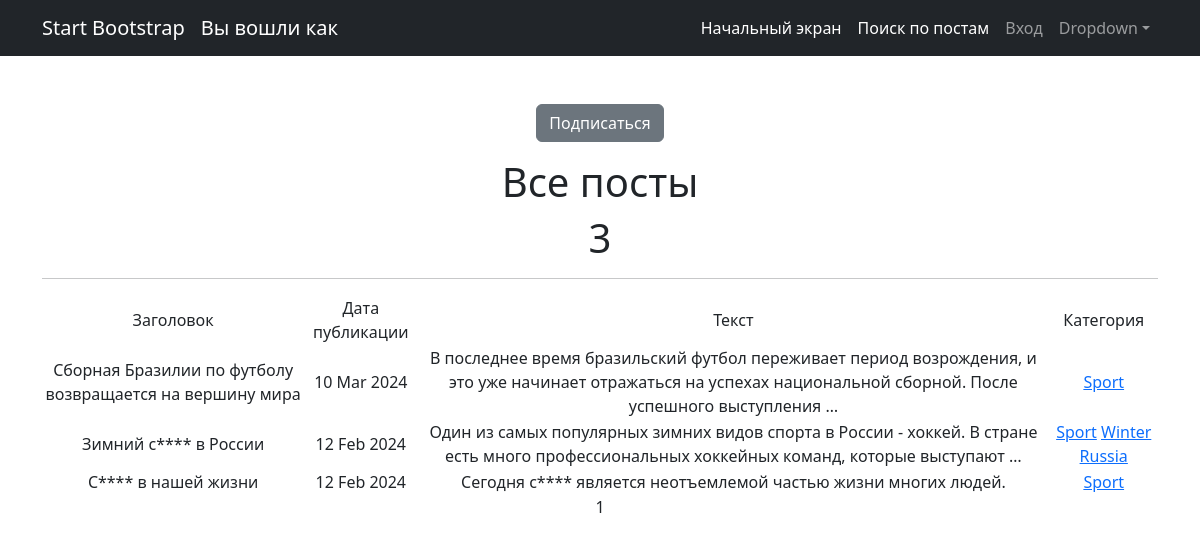
Page /posts/categories/1/ on the earlier database version.
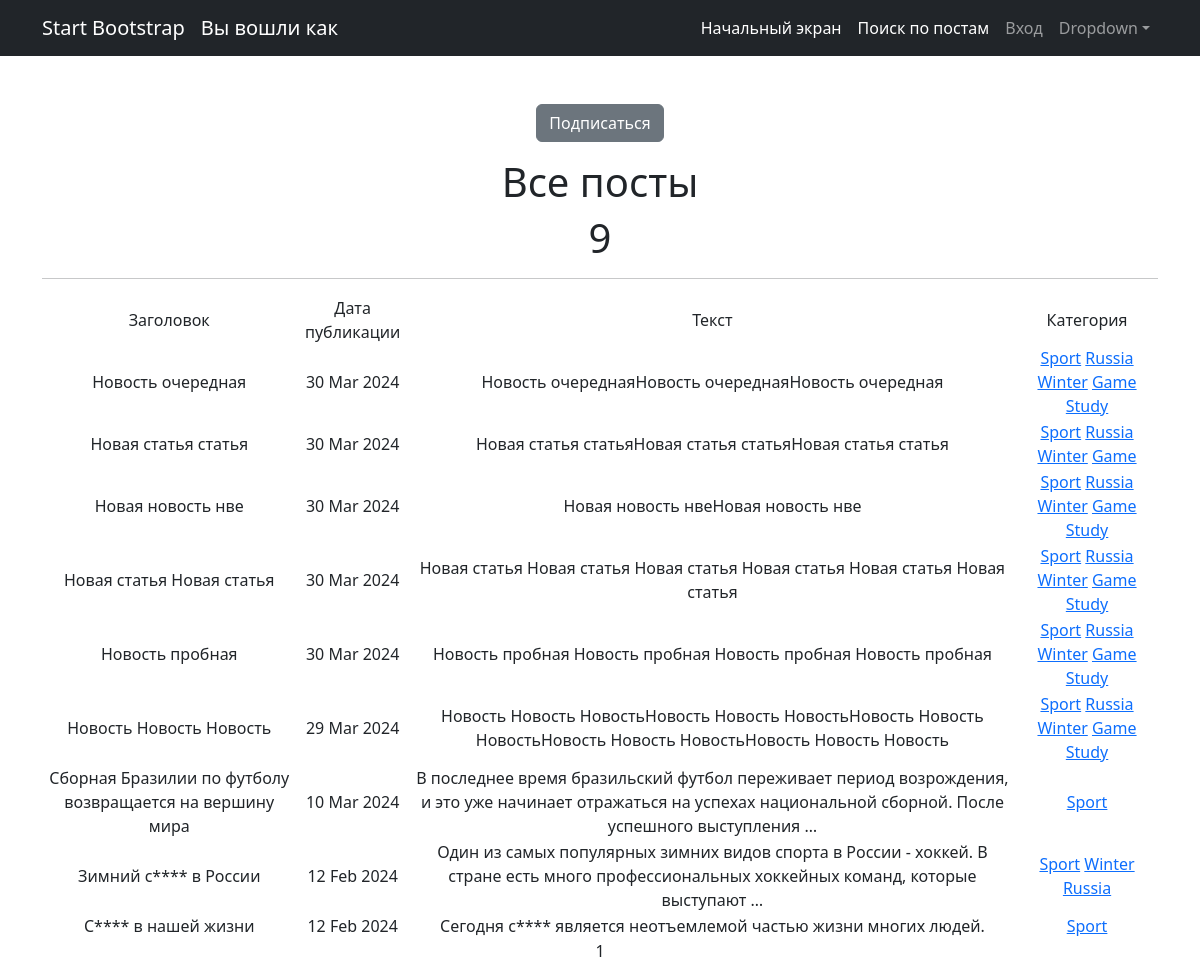
Same page on the later database version.
### news/models.py (models this page shows, shortened)
class Post(models.Model):
    news = "N"
    article = "A"
    POSITIONS = [(news, "Новость"), (article, "Статья")]
    author = models.ForeignKey(Author, on_delete= models.CASCADE)
    choice_field = models.CharField(max_length= 1, choices=POSITIONS, default=article)
    data_in = models.DateTimeField(auto_now_add=True)
    category = models.ManyToManyField(Category, through="PostCategory")
    title = models.CharField(max_length=255)
    text = models.CharField(max_length=3000)
    rating = models.IntegerField(default=0)

class Category(models.Model):
    category = models.TextField(unique=True)
    subscriber = models.ManyToManyField(User, blank= True, null=True, related_name="categories")
    def __str__(self):
        return f'{self.category.title()}'

### news/views.py (the view)
# urls.py: path('categories/<int:pk>/', CategoriesPostList.as_view(), name='Category_list'),
class CategoriesPostList(PostsList):
    model = Post
    template_name = "category_list.html"
    context_object_name = "category_news_list"
    def get_queryset(self):
        self.category = get_object_or_404(Category, id = self.kwargs['pk'])
        queryset = Post.objects.filter(category=self.category).order_by('-data_in')
        return queryset
    def get_context_data(self, **kwargs):
        context = super().get_context_data(**kwargs)
        context['is_not_subscribers'] = self.request.user not in self.category.subscriber.all()
        context['category'] = self.category
        return context

### news/views.py (called while the page is built)
    def get_context_data(self, **kwargs):
        context = super().get_context_data(**kwargs)
        context['is_not_authors'] = not self.request.user.groups.filter(name = 'authors').exists()
        return context

### templates/category_list.html (shortened to what this page needs)
{% extends 'flatpages/default.html' %}
{% load censor_filters %}
{% block content %}
    {% if is_not_subscribers %}
        <p class="text-cetner"><a href="{% url 'Subscribe' category.id %}" class="btn btn-secondary btm-sm">Подписаться</a></p>
    {% endif %}
    <h1>Все посты</h1>
    <h1>{{ category_news_list|length }}</h1>
    <hr>
    {% if category_news_list %}
        <table>
            <tr>
                <td>Заголовок</td>
                <td>Дата публикации</td>
                <td>Текст</td>
                <td>Категория</td>
            </tr>
            {% for post in category_news_list %}
            <tr>
                <td>{{ post.title|censeroid }}</td>
                <td>{{ post.data_in|date:'d M Y' }}</td>
                <td>{{ post.text|truncatewords:20|censeroid}}</td>
                <td>{% for category in post.category.all %}
                    <a href="{% url 'Category_list' category.id %}">{{ category }}</a>
                    {% endfor %}
                </td>
            </tr>
            {% endfor %}
        </table>
    {% else %}
        <h2>Постов и новостей нет!</h2>
    {% endif %}
    {{ page_obj.number }}
{% endblock content %}

Differences in the rows shown:
added Post: title|censeroid "Новость очередная", data_in "30 Mar 2024", text|censeroid "Новость очереднаяНовость очереднаяНовость очередная", Category (category "Sport"), Category (category "Russia"), Category (category "Winter")
now on this page (row unchanged): Category: category "Game"
now on this page (row unchanged): Category: category "Study"
added Post: title|censeroid "Новая статья статья", data_in "30 Mar 2024", text|censeroid "Новая статья статьяНовая статья статьяНовая статья статья", Category (category "Sport"), Category (category "Russia"), Category (category "Winter")
added Post: title|censeroid "Новая новость нве", data_in "30 Mar 2024", text|censeroid "Новая новость нвеНовая новость нве", Category (category "Sport"), Category (category "Russia"), Category (category "Winter")
added Post: title|censeroid "Новая статья Новая статья", data_in "30 Mar 2024", text|censeroid "Новая статья Новая статья Новая статья Новая статья Новая статья Новая статья", Category (category "Sport"), Category (category "Russia"), Category (category "Winter")
added Post: title|censeroid "Новость пробная", data_in "30 Mar 2024", text|censeroid "Новость пробная Новость пробная Новость пробная Новость пробная", Category (category "Sport"), Category (category "Russia"), Category (category "Winter")
added Post: title|censeroid "Новость Новость Новость", data_in "29 Mar 2024", text|censeroid "Новость Новость НовостьНовость Новость НовостьНовость Новость НовостьНовость Новость НовостьНовость Новость Новость", Category (category "Sport"), Category (category "Russia"), Category (category "Winter")
Other differences:
{{ category_news_list|length }}: "3" → "9"
